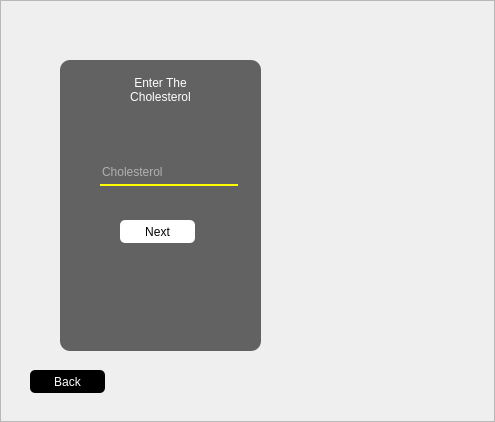
<?xml version="1.0" encoding="UTF-8"?>
<ui version="4.0">
 <class>Form</class>
 <widget class="QWidget" name="Form">
  <property name="geometry">
   <rect>
    <x>0</x>
    <y>0</y>
    <width>495</width>
    <height>422</height>
   </rect>
  </property>
  <property name="windowTitle">
   <string>Form</string>
  </property>
  <widget class="QFrame" name="frame">
   <property name="geometry">
    <rect>
     <x>0</x>
     <y>0</y>
     <width>495</width>
     <height>422</height>
    </rect>
   </property>
   <property name="frameShape">
    <enum>QFrame::StyledPanel</enum>
   </property>
   <property name="frameShadow">
    <enum>QFrame::Raised</enum>
   </property>
   <widget class="QLabel" name="label">
    <property name="geometry">
     <rect>
      <x>0</x>
      <y>0</y>
      <width>495</width>
      <height>422</height>
     </rect>
    </property>
    <property name="styleSheet">
     <string notr="true">background-image: url(Untitled.jpg);</string>
    </property>
    <property name="text">
     <string/>
    </property>
   </widget>
   <widget class="QLabel" name="label_2">
    <property name="geometry">
     <rect>
      <x>60</x>
      <y>60</y>
      <width>201</width>
      <height>291</height>
     </rect>
    </property>
    <property name="styleSheet">
     <string notr="true">background-color:rgb(0,0,0,150);
color: rgb(255, 255, 255);
border-radius:10px;</string>
    </property>
    <property name="text">
     <string/>
    </property>
   </widget>
   <widget class="QLabel" name="label_3">
    <property name="geometry">
     <rect>
      <x>100</x>
      <y>70</y>
      <width>121</width>
      <height>41</height>
     </rect>
    </property>
    <property name="styleSheet">
     <string notr="true">font: 75 12pt &quot;MS Shell Dlg 2&quot;;
color: rgb(255, 255, 255);</string>
    </property>
    <property name="text">
     <string>&lt;html&gt;&lt;head/&gt;&lt;body&gt;&lt;p align=&quot;center&quot;&gt;Enter The &lt;br/&gt;Cholesterol&lt;/p&gt;&lt;/body&gt;&lt;/html&gt;</string>
    </property>
   </widget>
   <widget class="QLineEdit" name="Cholesterol">
    <property name="geometry">
     <rect>
      <x>100</x>
      <y>160</y>
      <width>138</width>
      <height>26</height>
     </rect>
    </property>
    <property name="styleSheet">
     <string notr="true">color:rgb(255, 255, 255);
border:none;
background-color:rgb(0,0,0,0);
border-bottom:2px solid rgb(255, 255, 0);</string>
    </property>
    <property name="placeholderText">
     <string>Cholesterol</string>
    </property>
   </widget>
   <widget class="QPushButton" name="next5">
    <property name="geometry">
     <rect>
      <x>120</x>
      <y>220</y>
      <width>75</width>
      <height>23</height>
     </rect>
    </property>
    <property name="styleSheet">
     <string notr="true">background-color:rgb(255,255,255,255);
border-radius:5px;</string>
    </property>
    <property name="text">
     <string>Next</string>
    </property>
   </widget>
   <widget class="QPushButton" name="back5">
    <property name="geometry">
     <rect>
      <x>30</x>
      <y>370</y>
      <width>75</width>
      <height>23</height>
     </rect>
    </property>
    <property name="styleSheet">
     <string notr="true">background-color:rgb(0,0,0);
border-radius:5px;
color:rgb(255,255,255,255);</string>
    </property>
    <property name="text">
     <string>Back</string>
    </property>
   </widget>
  </widget>
 </widget>
 <resources>
  <include location="res.qrc"/>
 </resources>
 <connections/>
</ui>
